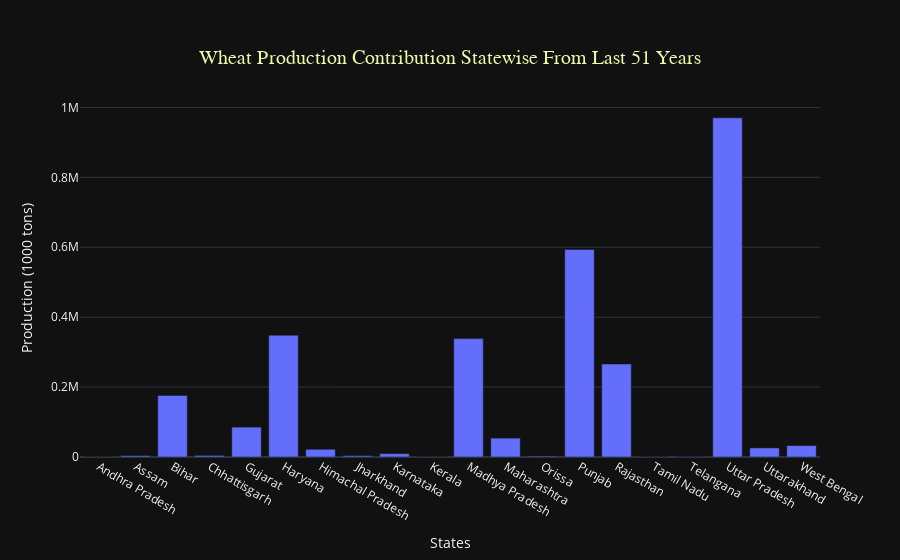

Notebook code for this chart:
### Code cell
fig = px.bar(wheat_contribution, x='State Name', y='WHEAT PRODUCTION (1000 tons)',title="Wheat Production Contribution Statewise From Last 51 Years")

fig.update_layout(
    xaxis_title="States",
    yaxis_title="Production (1000 tons)",
    template="plotly_dark" ,
    title={
        'x': 0.5,  
        'xanchor': 'center',
        'yanchor': 'top',
        'font': {'size': 20, 'family': 'Arial', 'color': '#f1f7aa'}
    }
)

fig.show()

### Figure 1 — Plotly figure (JSON) as saved in the notebook; plotly's stock layout.template omitted (floating-point values rounded to 4 significant figures)
{"data": [{"alignmentgroup": "True", "hovertemplate": "State Name=%{x}<br>WHEAT PRODUCTION (1000 tons)=%{y}<extra></extra>", "legendgroup": "", "marker": {"color": "#636efa", "pattern": {"shape": ""}}, "name": "", "offsetgroup": "", "orientation": "v", "showlegend": false, "textposition": "auto", "type": "bar", "x": ["Andhra Pradesh", "Assam", "Bihar", "Chhattisgarh", "Gujarat", "Haryana", "Himachal Pradesh", "Jharkhand", "Karnataka", "Kerala", "Madhya Pradesh", "Maharashtra", "Orissa", "Punjab", "Rajasthan", "Tamil Nadu", "Telangana", "Uttar Pradesh", "Uttarakhand", "West Bengal"], "xaxis": "x", "y": [60.46, 3854.0, 176300.0, 4439.0, 85540.0, 348400.0, 22120.0, 3923.0, 9716.0, 0, 338600.0, 54000.0, 2615.0, 593800.0, 266000.0, 4.68, 427.0, 970200.0, 26000.0, 32700.0], "yaxis": "y"}], "layout": {"barmode": "relative", "legend": {"tracegroupgap": 0}, "title": {"font": {"color": "#f1f7aa", "family": "Arial", "size": 20}, "text": "Wheat Production Contribution Statewise From Last 51 Years", "x": 0.5, "xanchor": "center", "yanchor": "top"}, "xaxis": {"anchor": "y", "domain": [0, 1], "title": {"text": "States"}}, "yaxis": {"anchor": "x", "domain": [0, 1], "title": {"text": "Production (1000 tons)"}}}}
